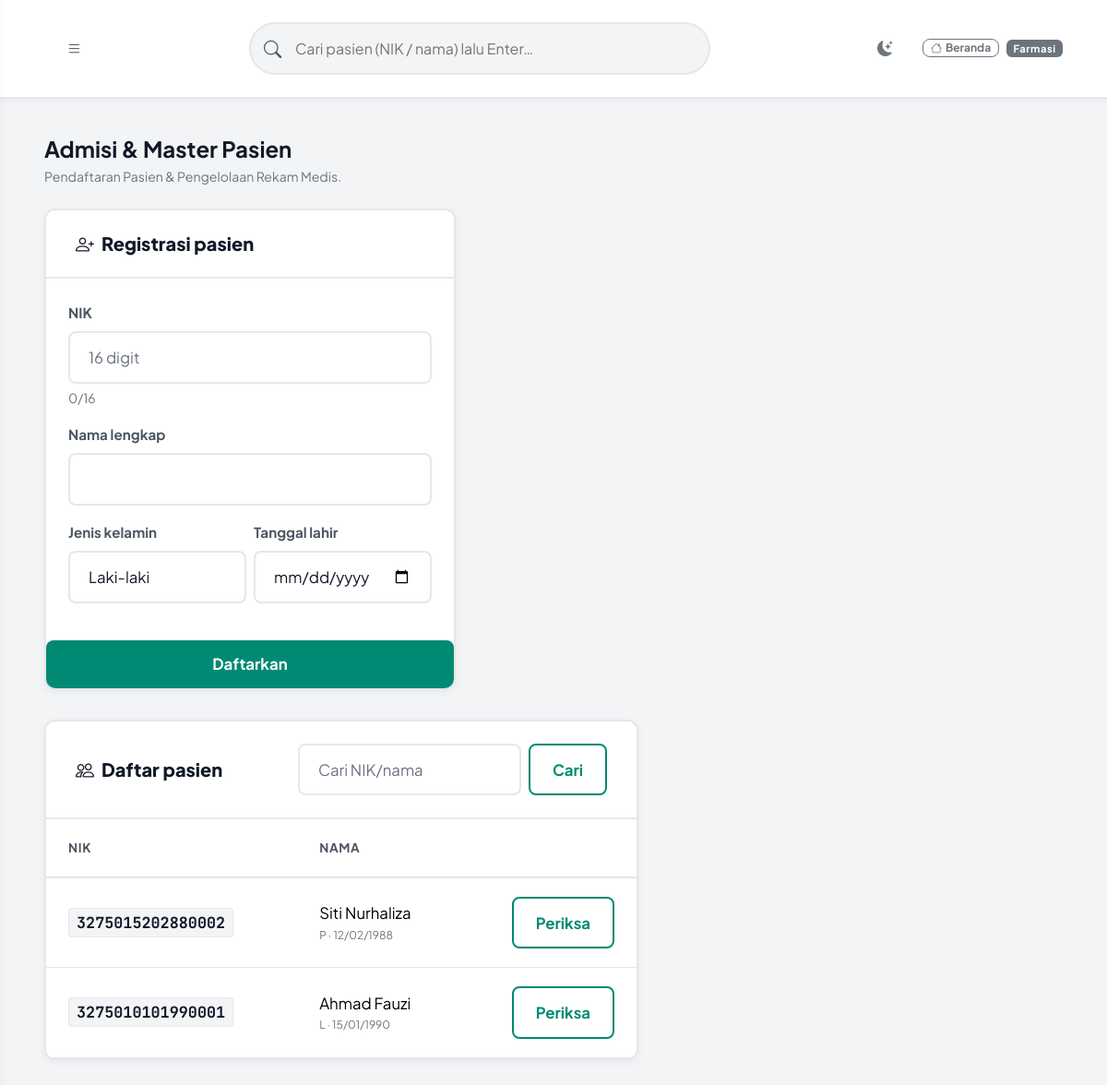
/index.php?r=admisi (signed in), run on the app's committed database.
### tables this page shows
CREATE TABLE `pasien` (
    `id` INT UNSIGNED NOT NULL AUTO_INCREMENT,
    `nik` VARCHAR(16) NOT NULL,
    `nama` VARCHAR(100) NOT NULL,
    `jenis_kelamin` ENUM('L', 'P') NOT NULL,
    `tanggal_lahir` DATE NOT NULL,
    `ihs_number` VARCHAR(50) DEFAULT NULL,
    `consent_satusehat` TINYINT(1) NOT NULL DEFAULT 1,
    `created_at` DATETIME NOT NULL DEFAULT CURRENT_TIMESTAMP,
    PRIMARY KEY (`id`),
    UNIQUE KEY `uq_pasien_nik` (`nik`)
);

### config/app.php (called while the page is built, shortened)
<?php
function url(string $route = 'dashboard', array $params = []): string
{
    $query = array_merge(['r' => $route], $params);
    return APP_BASE . '/index.php?' . http_build_query($query);
}
function e(?string $value): string
{
    return htmlspecialchars((string) $value, ENT_QUOTES, 'UTF-8');
}
function view(string $path, array $data = []): void
{
    extract($data, EXTR_SKIP);
    $viewFile = APP_ROOT . '/views/' . $path . '.php';
    require $viewFile;
}

### controllers/AdmisiController.php (called while the page is built, shortened)
<?php
class AdmisiController {
    private PasienModel    $pasien;
    public function __construct() {
        $this->pasien    = new PasienModel();
    }
    public function index(): void {
        $q = trim($_GET['q'] ?? '');
        $pasien = $q !== '' ? $this->pasien->search($q) : $this->pasien->all();
        view('admisi/index', compact('pasien', 'q', 'flashOk', 'flashErr'));
    }
}

### index.php (called while the page is built, shortened)
<?php
require_once APP_ROOT . '/config/app.php';
spl_autoload_register(function (string $class): void {
    $map = [
        'Database' => APP_ROOT . '/config/database.php',
    ];
    if (isset($map[$class])) {
        return;
    }
    $paths = [
        APP_ROOT . '/models/' . $class . '.php',
        APP_ROOT . '/controllers/' . $class . '.php',
    ];
    foreach ($paths as $file) {
        if (is_file($file)) {
            return;
        }
    }
});
$route = trim((string) ($_GET['r'] ?? 'home'), '/');
$routes = [
    'home'                => [HomeController::class, 'index'],
    'pesan/store'         => [HomeController::class, 'storePesan'],
    'auth/login'          => [AuthController::class, 'login'],
    'auth/doLogin'        => [AuthController::class, 'doLogin'],
    'auth/register'       => [AuthController::class, 'register'],
    'auth/doRegister'     => [AuthController::class, 'doRegister'],
    'auth/logout'         => [AuthController::class, 'logout'],
    'dashboard'           => [DashboardController::class, 'index'],
    'admisi'              => [AdmisiController::class, 'index'],
    'admisi/store'        => [AdmisiController::class, 'store'],
    'admisi/toggleConsent'=> [AdmisiController::class, 'toggleConsent'],
    'klinis/periksa'      => [KlinisController::class, 'periksa'],
    'klinis/store'        => [KlinisController::class, 'store'],
    'klinis/cariObat'     => [KlinisController::class, 'cariObat'],
    'integrasi'           => [IntegrasiController::class, 'index'],
    'farmasi'             => [FarmasiController::class, 'index'],
    'farmasi/store'       => [FarmasiController::class, 'store'],
    'audit'               => [AuditController::class, 'index'],
];
[$class, $method] = $routes[$route];
$controller = new $class();
$controller->$method();

### config/database.php (called while the page is built)
<?php
class Database {
    private static $instance = null;
    public static function connect(): PDO {
        if (self::$instance === null) {
            $host = '127.0.0.1';
            $db   = 'simrs';
            $user = 'root';
            $pass = '';
            $dsn  = "mysql:host={$host};dbname={$db};charset=utf8mb4";
            self::$instance = new PDO($dsn, $user, $pass, [
                PDO::ATTR_ERRMODE            => PDO::ERRMODE_EXCEPTION,
                PDO::ATTR_DEFAULT_FETCH_MODE => PDO::FETCH_ASSOC,
                PDO::ATTR_EMULATE_PREPARES   => false,
            ]);
        }
        return self::$instance;
    }
}

### models/PasienModel.php (called while the page is built, shortened)
<?php
class PasienModel {
    private PDO $db;
    public function __construct() {
        $this->db = Database::connect();
    }
    public function all(): array {
        return $this->db->query('SELECT * FROM pasien ORDER BY id DESC')->fetchAll();
    }
}

### views/admisi/index.php (the view, shortened to what this page needs)
<?php
require APP_ROOT . '/views/layouts/header.php';
require APP_ROOT . '/views/layouts/sidebar.php';
?>
<div class="d-flex justify-content-between align-items-center mb-4">
    <div>
        <h1 class="h4 fw-bold mb-1">Admisi &amp; Master Pasien</h1>
        <p class="text-secondary mb-0" style="font-size:0.88rem;">Pendaftaran Pasien &amp; Pengelolaan Rekam Medis.</p>
    </div>
</div>
<div class="row g-4">
    <div class="col-lg-5">
        <div class="glass-card">
            <div class="card-header-custom"><h5><i class="bi bi-person-plus me-2"></i>Registrasi pasien</h5></div>
            <div class="card-body p-4">
                <form method="post" action="<?= e(url('admisi/store')) ?>" id="formAdmisi">
                    <div class="mb-3">
                        <label class="form-label" for="nik">NIK</label>
                        <input class="form-control" id="nik" name="nik" maxlength="16" required placeholder="16 digit">
                        <div class="form-text text-secondary"><span id="nikCount">0</span>/16</div>
                    </div>
                    <div class="mb-3">
                        <label class="form-label" for="nama">Nama lengkap</label>
                        <input class="form-control" id="nama" name="nama" required maxlength="100">
                    </div>
                    <div class="row g-2 mb-3">
                        <div class="col-6">
                            <label class="form-label" for="jenis_kelamin">Jenis kelamin</label>
                            <select class="form-select" id="jenis_kelamin" name="jenis_kelamin">
                                <option value="L">Laki-laki</option>
                            </select>
                        </div>
                        <div class="col-6">
                            <label class="form-label" for="tanggal_lahir">Tanggal lahir</label>
                            <input class="form-control" type="date" id="tanggal_lahir" name="tanggal_lahir" required>
                        </div>
                    </div>
                    </div>
                    <button class="btn btn-accent w-100" type="submit">Daftarkan</button>
            </div>
        </div>
    </div>
    <div class="col-lg-7">
        <div class="glass-card">
            <div class="card-header-custom d-flex justify-content-between align-items-center">
                <h5><i class="bi bi-people me-2"></i>Daftar pasien</h5>
                <form class="d-flex gap-2" method="get" action="<?= e(url('admisi')) ?>">
                    <input class="form-control form-control-sm" name="q" value="<?= e($q ?? '') ?>" placeholder="Cari NIK/nama">
                    <button class="btn btn-outline-accent btn-sm" type="submit">Cari</button>
                </form>
            </div>
            <div class="card-body p-0">
                <div class="table-responsive">
                    <table class="table table-dark-custom table-hover mb-0">
                        <thead>
                            <tr><th>NIK</th><th>Nama</th><th></th></tr>
                        </thead>
                        <tbody>
                        <?php foreach ($pasien as $p): ?>
                            <tr>
                                <td><code class="code-nik"><?= e($p['nik']) ?></code></td>
                                <td>
                                    <?= e($p['nama']) ?>
                                    <div class="text-secondary" style="font-size:0.75rem;"><?= e($p['jenis_kelamin']) ?> · <?= e(date('d/m/Y', strtotime($p['tanggal_lahir']))) ?></div>
                                </td>
                                <td class="text-end">
                                    <a class="btn btn-outline-accent btn-sm" href="<?= e(url('klinis/periksa', ['pasien_id' => $p['id']])) ?>">
                                        <i class="bi bi-stethoscope"></i> Periksa
                                    </a>
                                </td>
                            </tr>
                        <?php endforeach; ?>
                        </tbody>
                    </table>
                </div>
            </div>
        </div>
    </div>
</div>
<?php require APP_ROOT . '/views/layouts/footer.php'; ?>

### assets/css/style.css (style rules this page uses)
:root { --accent: #008a73; --accent-glow: rgba(0, 138, 115, 0.15); --accent-hover: #006b59; --primary-blue: #2563eb; --purple-glow: #7c3aed; --bg-base: #f3f4f6; --bg-surface: #ffffff; --bg-card: #ffffff; --glass-bg: #ffffff; --glass-border: #e5e7eb; --glass-hover: #f9fafb; --text-primary: #111827; --text-secondary: #4b5563; --text-muted: #6b7280; --danger: #dc2626; --warning: #d97706; --success: #059669; --radius-lg: 12px; --radius-md: 8px; --radius-sm: 4px; --transition: all 0.2s ease-in-out; --shadow-glass: 0 2px 8px rgba(0, 0, 0, 0.05); }
html { scroll-behavior: smooth; }
*, *::before, *::after { box-sizing: border-box; }
body { margin: 0; padding: 0; font-family: 'Plus Jakarta Sans', system-ui, -apple-system, sans-serif; background: var(--bg-base); color: var(--text-primary); min-height: 100vh; line-height: 1.6; overflow-x: hidden; }
a { color: var(--accent); text-decoration: none; transition: var(--transition); }
code, .code-nik { font-family: 'JetBrains Mono', monospace; font-size: 1em; background: var(--bg-base); border: 1px solid var(--glass-border); padding: 4px 8px; border-radius: 4px; color: var(--text-primary); font-weight: 700; }
.app-body { display: flex; flex-direction: column; min-height: 100vh; }
.glass-card { background: var(--bg-card); border: 2px solid var(--glass-border); border-radius: var(--radius-lg); box-shadow: var(--shadow-glass); overflow: hidden; margin-bottom: 2rem; }
.card-header-custom { padding: 1.5rem 2rem; border-bottom: 2px solid var(--glass-border); background: var(--bg-surface); }
.card-header-custom h5 { margin: 0; font-weight: 800; font-size: 1.25rem; color: var(--text-primary); }
.card-body { padding: 2rem; }
.table-dark-custom { color: var(--text-primary); margin-bottom: 0; }
.table-dark-custom th { background: var(--bg-surface); color: var(--text-secondary); font-weight: 700; text-transform: uppercase; font-size: 0.85rem; letter-spacing: 0.05em; border-bottom: 2px solid var(--glass-border); padding: 1.25rem 1.5rem; }
.table-dark-custom td { background: var(--bg-card); border-bottom: 1px solid var(--glass-border); padding: 1.25rem 1.5rem; vertical-align: middle; font-size: 1.05rem; }
.form-label { font-weight: 700; color: var(--text-secondary); font-size: 0.95rem; margin-bottom: 0.5rem; }
.form-control, .form-select { background: var(--bg-card); border: 2px solid var(--glass-border); color: var(--text-primary); border-radius: var(--radius-md); padding: 0.85rem 1.25rem; font-size: 1.05rem; transition: var(--transition); }
.form-control::placeholder { color: var(--text-muted); }
.btn { font-weight: 700; padding: 0.85rem 1.5rem; border-radius: var(--radius-md); transition: var(--transition); font-size: 1.05rem; }
.btn-accent { background: var(--accent); color: #ffffff; border: none; box-shadow: 0 4px 6px rgba(0, 138, 115, 0.2); }
.btn-outline-accent { color: var(--accent); border: 2px solid var(--accent); background: transparent; }

### data on the page
pasien: nik "3275015202880002", nama "Siti Nurhaliza", jenis_kelamin "P", tanggal_lahir "12/02/1988"
pasien: nik "3275010101990001", nama "Ahmad Fauzi", jenis_kelamin "L", tanggal_lahir "15/01/1990"

### other printed values
$currentUser['role'] "Farmasi"
